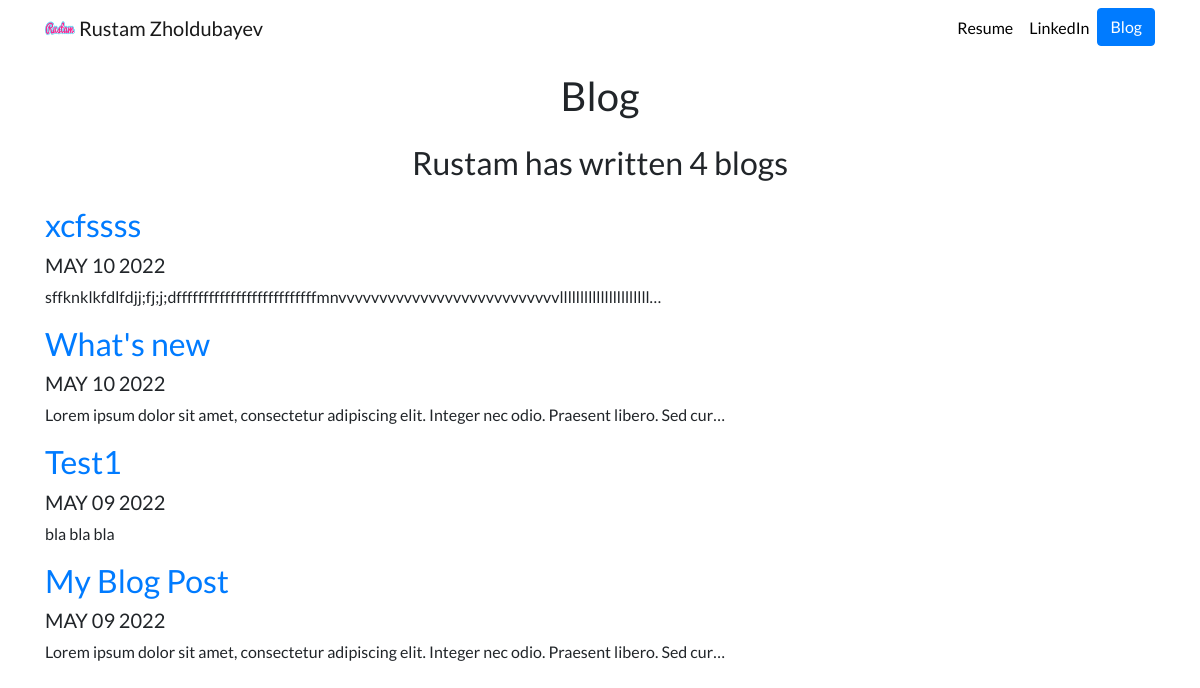
Screenshot of /blog/ with the database file from the repository.
### blog/models.py (models this page shows, shortened)
class Blog(models.Model):
    title = models.CharField(max_length=200)
    description = models.TextField()
    date = models.DateField()

### blog/views.py (the view)
# urls.py: path('', views.all_blogs, name='all_blogs'),
def all_blogs(request):
    blogs = Blog.objects.all().order_by("-date")
    return render(request, 'blog/all_blogs.html', {'blogs':blogs})

### blog/templates/blog/all_blogs.html
{% extends 'portfolio/base.html' %}
{% load static %}
{% block content %}
<div class="row justify-content-center my-3">
    <h1>Blog</h1>
</div>
<div class="row justify-content-center my-3">
    <h2>Rustam has written {{ blogs.count}} blog{{ blogs.count | pluralize }}</h2>
</div>
{% for blog in blogs %}
<a href='{% url "blog:detail" blog.id %}'><h2>{{ blog.title }}</h2></a>
<h5>{{ blog.date|date:'M d Y'|upper }}</h5>
<p>{{ blog.description|striptags|truncatechars:100 }}</p>
{% endfor %}
{% endblock %}

### portfolio/static/portfolio/custom.css (style rules this page uses)
body { font-family: 'Lato', sans-serif; }

### rows the page displays
Blog: title "xcfssss", date "MAY 10 2022", description "sffknklkfdlfdjj;fj;j;dffffffffffffffffffffffffffmnvvvvvvvvvvvvvvvvvvvvvvvvvvvllllllllllllllllllllll…"
Blog: title "What's new", date "MAY 10 2022", description "Lorem ipsum dolor sit amet, consectetur adipiscing elit. Integer nec odio. Praesent libero. Sed cur…"
Blog: title "Test1", date "MAY 09 2022", description "bla bla bla"
Blog: title "My Blog Post", date "MAY 09 2022", description "Lorem ipsum dolor sit amet, consectetur adipiscing elit. Integer nec odio. Praesent libero. Sed cur…"

### other values shown
{{ blogs.count }} "4"
{{ blogs.count | pluralize }} "s"
